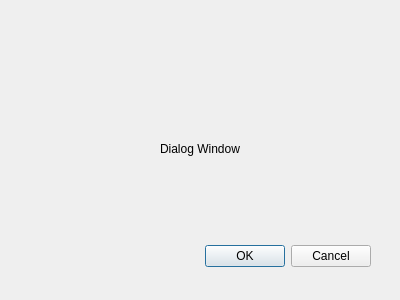
<?xml version="1.0" encoding="UTF-8"?>
<ui version="4.0">
 <class>Dialog_identification</class>
 <widget class="QDialog" name="Dialog_identification">
  <property name="geometry">
   <rect>
    <x>0</x>
    <y>0</y>
    <width>400</width>
    <height>300</height>
   </rect>
  </property>
  <property name="windowTitle">
   <string>Dialog</string>
  </property>
  <widget class="QDialogButtonBox" name="buttonBox">
   <property name="geometry">
    <rect>
     <x>30</x>
     <y>240</y>
     <width>341</width>
     <height>32</height>
    </rect>
   </property>
   <property name="orientation">
    <enum>Qt::Horizontal</enum>
   </property>
   <property name="standardButtons">
    <set>QDialogButtonBox::Cancel|QDialogButtonBox::Ok</set>
   </property>
  </widget>
  <widget class="QLabel" name="label">
   <property name="geometry">
    <rect>
     <x>160</x>
     <y>140</y>
     <width>111</width>
     <height>17</height>
    </rect>
   </property>
   <property name="text">
    <string>Dialog Window</string>
   </property>
  </widget>
 </widget>
 <resources/>
 <connections>
  <connection>
   <sender>buttonBox</sender>
   <signal>accepted()</signal>
   <receiver>Dialog_identification</receiver>
   <slot>accept()</slot>
   <hints>
    <hint type="sourcelabel">
     <x>248</x>
     <y>254</y>
    </hint>
    <hint type="destinationlabel">
     <x>157</x>
     <y>274</y>
    </hint>
   </hints>
  </connection>
  <connection>
   <sender>buttonBox</sender>
   <signal>rejected()</signal>
   <receiver>Dialog_identification</receiver>
   <slot>reject()</slot>
   <hints>
    <hint type="sourcelabel">
     <x>316</x>
     <y>260</y>
    </hint>
    <hint type="destinationlabel">
     <x>286</x>
     <y>274</y>
    </hint>
   </hints>
  </connection>
 </connections>
</ui>
